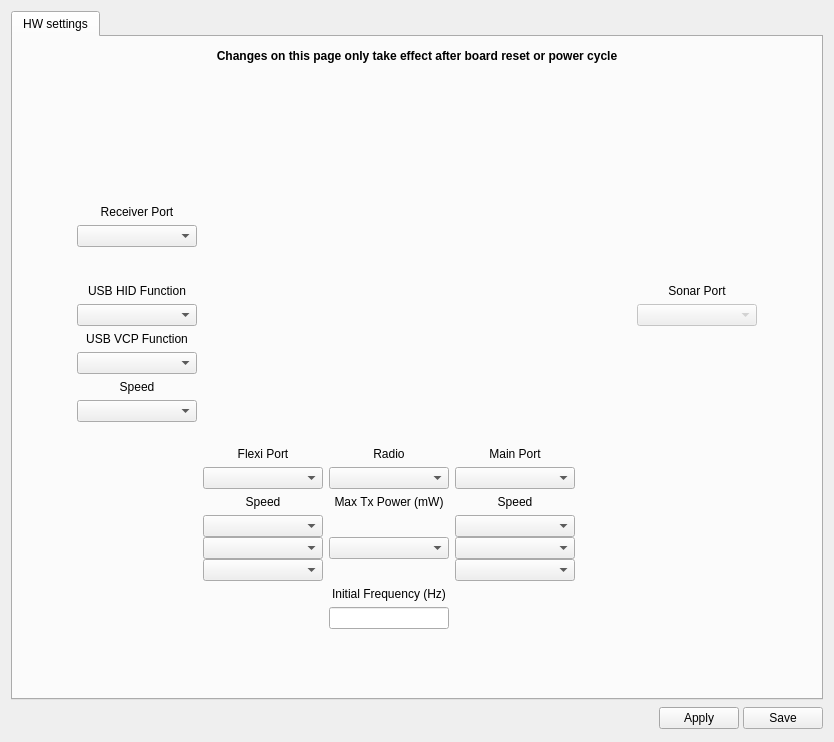
<?xml version="1.0" encoding="UTF-8"?>
<ui version="4.0">
 <class>RevoHWWidget</class>
 <widget class="QWidget" name="RevoHWWidget">
  <property name="geometry">
   <rect>
    <x>0</x>
    <y>0</y>
    <width>834</width>
    <height>742</height>
   </rect>
  </property>
  <property name="windowTitle">
   <string>Form</string>
  </property>
  <layout class="QVBoxLayout" name="verticalLayout">
   <item>
    <widget class="QTabWidget" name="tabWidget">
     <property name="currentIndex">
      <number>0</number>
     </property>
     <widget class="QWidget" name="tab">
      <attribute name="title">
       <string>HW settings</string>
      </attribute>
      <layout class="QVBoxLayout" name="verticalLayout_3">
       <property name="margin">
        <number>0</number>
       </property>
       <item>
        <widget class="QScrollArea" name="scrollArea">
         <property name="palette">
          <palette>
           <active>
            <colorrole role="Base">
             <brush brushstyle="SolidPattern">
              <color alpha="255">
               <red>255</red>
               <green>255</green>
               <blue>255</blue>
              </color>
             </brush>
            </colorrole>
            <colorrole role="Window">
             <brush brushstyle="SolidPattern">
              <color alpha="0">
               <red>232</red>
               <green>232</green>
               <blue>232</blue>
              </color>
             </brush>
            </colorrole>
           </active>
           <inactive>
            <colorrole role="Base">
             <brush brushstyle="SolidPattern">
              <color alpha="255">
               <red>255</red>
               <green>255</green>
               <blue>255</blue>
              </color>
             </brush>
            </colorrole>
            <colorrole role="Window">
             <brush brushstyle="SolidPattern">
              <color alpha="0">
               <red>232</red>
               <green>232</green>
               <blue>232</blue>
              </color>
             </brush>
            </colorrole>
           </inactive>
           <disabled>
            <colorrole role="Base">
             <brush brushstyle="SolidPattern">
              <color alpha="0">
               <red>232</red>
               <green>232</green>
               <blue>232</blue>
              </color>
             </brush>
            </colorrole>
            <colorrole role="Window">
             <brush brushstyle="SolidPattern">
              <color alpha="0">
               <red>232</red>
               <green>232</green>
               <blue>232</blue>
              </color>
             </brush>
            </colorrole>
           </disabled>
          </palette>
         </property>
         <property name="styleSheet">
          <string notr="true">border-color: rgb(255, 0, 0);</string>
         </property>
         <property name="frameShape">
          <enum>QFrame::NoFrame</enum>
         </property>
         <property name="frameShadow">
          <enum>QFrame::Plain</enum>
         </property>
         <property name="widgetResizable">
          <bool>true</bool>
         </property>
         <widget class="QWidget" name="scrollAreaWidgetContents">
          <property name="geometry">
           <rect>
            <x>0</x>
            <y>0</y>
            <width>810</width>
            <height>665</height>
           </rect>
          </property>
          <layout class="QGridLayout" name="gridLayout_3">
           <property name="margin">
            <number>12</number>
           </property>
           <item row="2" column="2">
            <layout class="QGridLayout" name="gridLayout" rowstretch="0,0,0,0,0,0,0,0,0,0,0,0,0,0,0,0,0">
             <item row="7" column="0">
              <widget class="QLabel" name="label_8">
               <property name="sizePolicy">
                <sizepolicy hsizetype="Preferred" vsizetype="Fixed">
                 <horstretch>0</horstretch>
                 <verstretch>0</verstretch>
                </sizepolicy>
               </property>
               <property name="text">
                <string>USB VCP Function</string>
               </property>
               <property name="alignment">
                <set>Qt::AlignBottom|Qt::AlignHCenter</set>
               </property>
              </widget>
             </item>
             <item row="14" column="3">
              <widget class="QLabel" name="lblMainSpeed">
               <property name="text">
                <string>Speed</string>
               </property>
               <property name="alignment">
                <set>Qt::AlignBottom|Qt::AlignHCenter</set>
               </property>
              </widget>
             </item>
             <item row="6" column="5">
              <widget class="QComboBox" name="cbSonar">
               <property name="enabled">
                <bool>false</bool>
               </property>
              </widget>
             </item>
             <item row="9" column="0">
              <widget class="QLabel" name="lblUSBVCPSpeed">
               <property name="sizePolicy">
                <sizepolicy hsizetype="Preferred" vsizetype="Fixed">
                 <horstretch>0</horstretch>
                 <verstretch>0</verstretch>
                </sizepolicy>
               </property>
               <property name="text">
                <string>Speed</string>
               </property>
               <property name="alignment">
                <set>Qt::AlignBottom|Qt::AlignHCenter</set>
               </property>
              </widget>
             </item>
             <item row="3" column="0">
              <widget class="QComboBox" name="cbRcvr"/>
             </item>
             <item row="5" column="0">
              <widget class="QLabel" name="label_4">
               <property name="sizePolicy">
                <sizepolicy hsizetype="Preferred" vsizetype="Fixed">
                 <horstretch>0</horstretch>
                 <verstretch>0</verstretch>
                </sizepolicy>
               </property>
               <property name="text">
                <string>USB HID Function</string>
               </property>
               <property name="alignment">
                <set>Qt::AlignBottom|Qt::AlignHCenter</set>
               </property>
              </widget>
             </item>
             <item row="6" column="0">
              <widget class="QComboBox" name="cbUSBHIDFunction"/>
             </item>
             <item row="10" column="0">
              <widget class="QComboBox" name="cbUSBVCPSpeed">
               <property name="enabled">
                <bool>true</bool>
               </property>
              </widget>
             </item>
             <item row="12" column="3">
              <widget class="QLabel" name="label_3">
               <property name="text">
                <string>Main Port</string>
               </property>
               <property name="alignment">
                <set>Qt::AlignBottom|Qt::AlignHCenter</set>
               </property>
              </widget>
             </item>
             <item row="12" column="4">
              <spacer name="horizontalSpacer_2">
               <property name="orientation">
                <enum>Qt::Horizontal</enum>
               </property>
               <property name="sizeType">
                <enum>QSizePolicy::Fixed</enum>
               </property>
               <property name="sizeHint" stdset="0">
                <size>
                 <width>50</width>
                 <height>10</height>
                </size>
               </property>
              </spacer>
             </item>
             <item row="12" column="5">
              <spacer name="horizontalSpacer_6">
               <property name="orientation">
                <enum>Qt::Horizontal</enum>
               </property>
               <property name="sizeType">
                <enum>QSizePolicy::Minimum</enum>
               </property>
               <property name="sizeHint" stdset="0">
                <size>
                 <width>120</width>
                 <height>10</height>
                </size>
               </property>
              </spacer>
             </item>
             <item row="1" column="1" rowspan="11" colspan="4" alignment="Qt::AlignHCenter|Qt::AlignVCenter">
              <widget class="QLabel" name="label_2">
               <property name="sizePolicy">
                <sizepolicy hsizetype="Fixed" vsizetype="Fixed">
                 <horstretch>0</horstretch>
                 <verstretch>0</verstretch>
                </sizepolicy>
               </property>
               <property name="maximumSize">
                <size>
                 <width>350</width>
                 <height>350</height>
                </size>
               </property>
               <property name="text">
                <string/>
               </property>
               <property name="pixmap">
                <pixmap resource="configgadget.qrc">:/configgadget/images/revolution_top.png</pixmap>
               </property>
               <property name="scaledContents">
                <bool>false</bool>
               </property>
               <property name="alignment">
                <set>Qt::AlignCenter</set>
               </property>
               <property name="textInteractionFlags">
                <set>Qt::NoTextInteraction</set>
               </property>
              </widget>
             </item>
             <item row="8" column="0">
              <widget class="QComboBox" name="cbUSBVCPFunction"/>
             </item>
             <item row="5" column="5">
              <widget class="QLabel" name="label_9">
               <property name="sizePolicy">
                <sizepolicy hsizetype="Preferred" vsizetype="Fixed">
                 <horstretch>0</horstretch>
                 <verstretch>0</verstretch>
                </sizepolicy>
               </property>
               <property name="text">
                <string>Sonar Port</string>
               </property>
               <property name="alignment">
                <set>Qt::AlignBottom|Qt::AlignHCenter</set>
               </property>
              </widget>
             </item>
             <item row="13" column="3">
              <widget class="QComboBox" name="cbMain"/>
             </item>
             <item row="15" column="1">
              <layout class="QVBoxLayout" name="verticalLayout_5">
               <property name="spacing">
                <number>0</number>
               </property>
               <item alignment="Qt::AlignTop">
                <widget class="QComboBox" name="cbFlexiTelemSpeed">
                 <property name="enabled">
                  <bool>true</bool>
                 </property>
                </widget>
               </item>
               <item alignment="Qt::AlignTop">
                <widget class="QComboBox" name="cbFlexiGPSSpeed"/>
               </item>
               <item alignment="Qt::AlignTop">
                <widget class="QComboBox" name="cbFlexiComSpeed"/>
               </item>
              </layout>
             </item>
             <item row="12" column="0">
              <spacer name="horizontalSpacer_3">
               <property name="orientation">
                <enum>Qt::Horizontal</enum>
               </property>
               <property name="sizeType">
                <enum>QSizePolicy::Minimum</enum>
               </property>
               <property name="sizeHint" stdset="0">
                <size>
                 <width>120</width>
                 <height>10</height>
                </size>
               </property>
              </spacer>
             </item>
             <item row="12" column="1">
              <widget class="QLabel" name="label_5">
               <property name="text">
                <string>Flexi Port</string>
               </property>
               <property name="alignment">
                <set>Qt::AlignBottom|Qt::AlignHCenter</set>
               </property>
              </widget>
             </item>
             <item row="15" column="3">
              <layout class="QVBoxLayout" name="verticalLayout_6">
               <property name="spacing">
                <number>0</number>
               </property>
               <item>
                <widget class="QComboBox" name="cbMainTelemSpeed">
                 <property name="enabled">
                  <bool>true</bool>
                 </property>
                </widget>
               </item>
               <item>
                <widget class="QComboBox" name="cbMainGPSSpeed"/>
               </item>
               <item>
                <widget class="QComboBox" name="cbMainComSpeed"/>
               </item>
              </layout>
             </item>
             <item row="13" column="1">
              <widget class="QComboBox" name="cbFlexi"/>
             </item>
             <item row="12" column="2">
              <widget class="QLabel" name="label">
               <property name="text">
                <string>Radio</string>
               </property>
               <property name="alignment">
                <set>Qt::AlignBottom|Qt::AlignHCenter</set>
               </property>
              </widget>
             </item>
             <item row="13" column="2">
              <widget class="QComboBox" name="cbModem"/>
             </item>
             <item row="14" column="2">
              <widget class="QLabel" name="lblTxPower">
               <property name="text">
                <string>Max Tx Power (mW)</string>
               </property>
               <property name="alignment">
                <set>Qt::AlignBottom|Qt::AlignHCenter</set>
               </property>
              </widget>
             </item>
             <item row="15" column="2">
              <widget class="QComboBox" name="cbTxPower"/>
             </item>
             <item row="16" column="2">
              <widget class="QLabel" name="lblInitFreq">
               <property name="text">
                <string>Initial Frequency (Hz)</string>
               </property>
               <property name="alignment">
                <set>Qt::AlignBottom|Qt::AlignHCenter</set>
               </property>
              </widget>
             </item>
             <item row="17" column="2">
               <widget class="QLineEdit" name="leInitFreq">
                 <property name="toolTip">
                   <string extracomment="The initial connection frequency (Hz)"/>
                 </property>
               </widget>
             </item>
             <item row="14" column="1">
              <widget class="QLabel" name="lblFlexiSpeed">
               <property name="text">
                <string>Speed</string>
               </property>
               <property name="alignment">
                <set>Qt::AlignBottom|Qt::AlignHCenter</set>
               </property>
              </widget>
             </item>
             <item row="16" column="1">
              <spacer name="horizontalSpacer_7">
               <property name="orientation">
                <enum>Qt::Horizontal</enum>
               </property>
               <property name="sizeType">
                <enum>QSizePolicy::Minimum</enum>
               </property>
               <property name="sizeHint" stdset="0">
                <size>
                 <width>120</width>
                 <height>10</height>
                </size>
               </property>
              </spacer>
             </item>
             <item row="2" column="0">
              <widget class="QLabel" name="label_7">
               <property name="sizePolicy">
                <sizepolicy hsizetype="Preferred" vsizetype="Fixed">
                 <horstretch>0</horstretch>
                 <verstretch>0</verstretch>
                </sizepolicy>
               </property>
               <property name="text">
                <string>Receiver Port</string>
               </property>
               <property name="alignment">
                <set>Qt::AlignBottom|Qt::AlignHCenter</set>
               </property>
              </widget>
             </item>
             <item row="4" column="0">
              <spacer name="verticalSpacer_3">
               <property name="orientation">
                <enum>Qt::Vertical</enum>
               </property>
               <property name="sizeType">
                <enum>QSizePolicy::Fixed</enum>
               </property>
               <property name="sizeHint" stdset="0">
                <size>
                 <width>20</width>
                 <height>25</height>
                </size>
               </property>
              </spacer>
             </item>
             <item row="1" column="0">
              <spacer name="verticalSpacer_4">
               <property name="orientation">
                <enum>Qt::Vertical</enum>
               </property>
               <property name="sizeType">
                <enum>QSizePolicy::Fixed</enum>
               </property>
               <property name="sizeHint" stdset="0">
                <size>
                 <width>20</width>
                 <height>120</height>
                </size>
               </property>
              </spacer>
             </item>
             <item row="16" column="2">
              <spacer name="horizontalSpacer_8">
               <property name="orientation">
                <enum>Qt::Horizontal</enum>
               </property>
               <property name="sizeType">
                <enum>QSizePolicy::Minimum</enum>
               </property>
               <property name="sizeHint" stdset="0">
                <size>
                 <width>120</width>
                 <height>10</height>
                </size>
               </property>
              </spacer>
             </item>
             <item row="16" column="3">
              <spacer name="horizontalSpacer_9">
               <property name="orientation">
                <enum>Qt::Horizontal</enum>
               </property>
               <property name="sizeType">
                <enum>QSizePolicy::Minimum</enum>
               </property>
               <property name="sizeHint" stdset="0">
                <size>
                 <width>120</width>
                 <height>10</height>
                </size>
               </property>
              </spacer>
             </item>
             <item row="7" column="5">
              <spacer name="verticalSpacer_8">
               <property name="orientation">
                <enum>Qt::Vertical</enum>
               </property>
               <property name="sizeType">
                <enum>QSizePolicy::Fixed</enum>
               </property>
               <property name="sizeHint" stdset="0">
                <size>
                 <width>20</width>
                 <height>13</height>
                </size>
               </property>
              </spacer>
             </item>
             <item row="8" column="5">
              <spacer name="verticalSpacer_7">
               <property name="orientation">
                <enum>Qt::Vertical</enum>
               </property>
               <property name="sizeType">
                <enum>QSizePolicy::Fixed</enum>
               </property>
               <property name="sizeHint" stdset="0">
                <size>
                 <width>20</width>
                 <height>20</height>
                </size>
               </property>
              </spacer>
             </item>
             <item row="9" column="5">
              <spacer name="verticalSpacer_5">
               <property name="orientation">
                <enum>Qt::Vertical</enum>
               </property>
               <property name="sizeType">
                <enum>QSizePolicy::Fixed</enum>
               </property>
               <property name="sizeHint" stdset="0">
                <size>
                 <width>20</width>
                 <height>13</height>
                </size>
               </property>
              </spacer>
             </item>
             <item row="10" column="5">
              <spacer name="verticalSpacer_6">
               <property name="orientation">
                <enum>Qt::Vertical</enum>
               </property>
               <property name="sizeType">
                <enum>QSizePolicy::Fixed</enum>
               </property>
               <property name="sizeHint" stdset="0">
                <size>
                 <width>20</width>
                 <height>20</height>
                </size>
               </property>
              </spacer>
             </item>
             <item row="11" column="5">
              <spacer name="verticalSpacer_9">
               <property name="orientation">
                <enum>Qt::Vertical</enum>
               </property>
               <property name="sizeType">
                <enum>QSizePolicy::Fixed</enum>
               </property>
               <property name="sizeHint" stdset="0">
                <size>
                 <width>20</width>
                 <height>13</height>
                </size>
               </property>
              </spacer>
             </item>
            </layout>
           </item>
           <item row="0" column="2">
            <widget class="QLabel" name="label_6">
             <property name="sizePolicy">
              <sizepolicy hsizetype="Preferred" vsizetype="Preferred">
               <horstretch>0</horstretch>
               <verstretch>0</verstretch>
              </sizepolicy>
             </property>
             <property name="minimumSize">
              <size>
               <width>0</width>
               <height>0</height>
              </size>
             </property>
             <property name="maximumSize">
              <size>
               <width>16777215</width>
               <height>16777215</height>
              </size>
             </property>
             <property name="font">
              <font>
               <weight>75</weight>
               <bold>true</bold>
              </font>
             </property>
             <property name="text">
              <string>Changes on this page only take effect after board reset or power cycle</string>
             </property>
             <property name="alignment">
              <set>Qt::AlignCenter</set>
             </property>
             <property name="wordWrap">
              <bool>true</bool>
             </property>
            </widget>
           </item>
           <item row="1" column="2">
            <spacer name="verticalSpacer_2">
             <property name="orientation">
              <enum>Qt::Vertical</enum>
             </property>
             <property name="sizeType">
              <enum>QSizePolicy::Fixed</enum>
             </property>
             <property name="sizeHint" stdset="0">
              <size>
               <width>20</width>
               <height>10</height>
              </size>
             </property>
            </spacer>
           </item>
           <item row="2" column="0">
            <spacer name="horizontalSpacer_4">
             <property name="orientation">
              <enum>Qt::Horizontal</enum>
             </property>
             <property name="sizeHint" stdset="0">
              <size>
               <width>40</width>
               <height>20</height>
              </size>
             </property>
            </spacer>
           </item>
           <item row="2" column="3">
            <spacer name="horizontalSpacer_5">
             <property name="orientation">
              <enum>Qt::Horizontal</enum>
             </property>
             <property name="sizeHint" stdset="0">
              <size>
               <width>40</width>
               <height>20</height>
              </size>
             </property>
            </spacer>
           </item>
           <item row="3" column="2">
            <spacer name="verticalSpacer">
             <property name="orientation">
              <enum>Qt::Vertical</enum>
             </property>
             <property name="sizeHint" stdset="0">
              <size>
               <width>20</width>
               <height>40</height>
              </size>
             </property>
            </spacer>
           </item>
          </layout>
         </widget>
        </widget>
       </item>
      </layout>
     </widget>
    </widget>
   </item>
   <item>
    <layout class="QHBoxLayout" name="horizontalLayout_2">
     <property name="spacing">
      <number>4</number>
     </property>
     <item>
      <spacer name="horizontalSpacer">
       <property name="orientation">
        <enum>Qt::Horizontal</enum>
       </property>
       <property name="sizeHint" stdset="0">
        <size>
         <width>369</width>
         <height>20</height>
        </size>
       </property>
      </spacer>
     </item>
     <item>
      <widget class="QPushButton" name="cchwHelp">
       <property name="sizePolicy">
        <sizepolicy hsizetype="Fixed" vsizetype="Fixed">
         <horstretch>0</horstretch>
         <verstretch>0</verstretch>
        </sizepolicy>
       </property>
       <property name="minimumSize">
        <size>
         <width>25</width>
         <height>25</height>
        </size>
       </property>
       <property name="maximumSize">
        <size>
         <width>25</width>
         <height>25</height>
        </size>
       </property>
       <property name="toolTip">
        <string>Takes you to the wiki page</string>
       </property>
       <property name="text">
        <string/>
       </property>
       <property name="icon">
        <iconset resource="../coreplugin/core.qrc">
         <normaloff>:/core/images/helpicon.svg</normaloff>:/core/images/helpicon.svg</iconset>
       </property>
       <property name="iconSize">
        <size>
         <width>25</width>
         <height>25</height>
        </size>
       </property>
       <property name="flat">
        <bool>true</bool>
       </property>
      </widget>
     </item>
     <item>
      <widget class="QPushButton" name="saveTelemetryToRAM">
       <property name="minimumSize">
        <size>
         <width>0</width>
         <height>0</height>
        </size>
       </property>
       <property name="maximumSize">
        <size>
         <width>16777215</width>
         <height>16777215</height>
        </size>
       </property>
       <property name="palette">
        <palette>
         <active>
          <colorrole role="Base">
           <brush brushstyle="SolidPattern">
            <color alpha="0">
             <red>255</red>
             <green>255</green>
             <blue>255</blue>
            </color>
           </brush>
          </colorrole>
          <colorrole role="Window">
           <brush brushstyle="SolidPattern">
            <color alpha="255">
             <red>232</red>
             <green>232</green>
             <blue>232</blue>
            </color>
           </brush>
          </colorrole>
         </active>
         <inactive>
          <colorrole role="Base">
           <brush brushstyle="SolidPattern">
            <color alpha="0">
             <red>255</red>
             <green>255</green>
             <blue>255</blue>
            </color>
           </brush>
          </colorrole>
          <colorrole role="Window">
           <brush brushstyle="SolidPattern">
            <color alpha="255">
             <red>232</red>
             <green>232</green>
             <blue>232</blue>
            </color>
           </brush>
          </colorrole>
         </inactive>
         <disabled>
          <colorrole role="Base">
           <brush brushstyle="SolidPattern">
            <color alpha="255">
             <red>232</red>
             <green>232</green>
             <blue>232</blue>
            </color>
           </brush>
          </colorrole>
          <colorrole role="Window">
           <brush brushstyle="SolidPattern">
            <color alpha="255">
             <red>232</red>
             <green>232</green>
             <blue>232</blue>
            </color>
           </brush>
          </colorrole>
         </disabled>
        </palette>
       </property>
       <property name="toolTip">
        <string>Send to OpenPilot but don't write in SD.
Beware of not locking yourself out!</string>
       </property>
       <property name="autoFillBackground">
        <bool>false</bool>
       </property>
       <property name="styleSheet">
        <string notr="true"/>
       </property>
       <property name="text">
        <string>Apply</string>
       </property>
       <property name="iconSize">
        <size>
         <width>16</width>
         <height>16</height>
        </size>
       </property>
       <property name="checkable">
        <bool>false</bool>
       </property>
      </widget>
     </item>
     <item>
      <widget class="QPushButton" name="saveTelemetryToSD">
       <property name="minimumSize">
        <size>
         <width>0</width>
         <height>0</height>
        </size>
       </property>
       <property name="maximumSize">
        <size>
         <width>16777215</width>
         <height>16777215</height>
        </size>
       </property>
       <property name="toolTip">
        <string>Applies and Saves all settings to SD.
Beware of not locking yourself out!</string>
       </property>
       <property name="autoFillBackground">
        <bool>false</bool>
       </property>
       <property name="styleSheet">
        <string notr="true"/>
       </property>
       <property name="text">
        <string>Save</string>
       </property>
      </widget>
     </item>
    </layout>
   </item>
  </layout>
 </widget>
 <resources>
  <include location="configgadget.qrc"/>
  <include location="../coreplugin/core.qrc"/>
 </resources>
 <connections/>
</ui>
